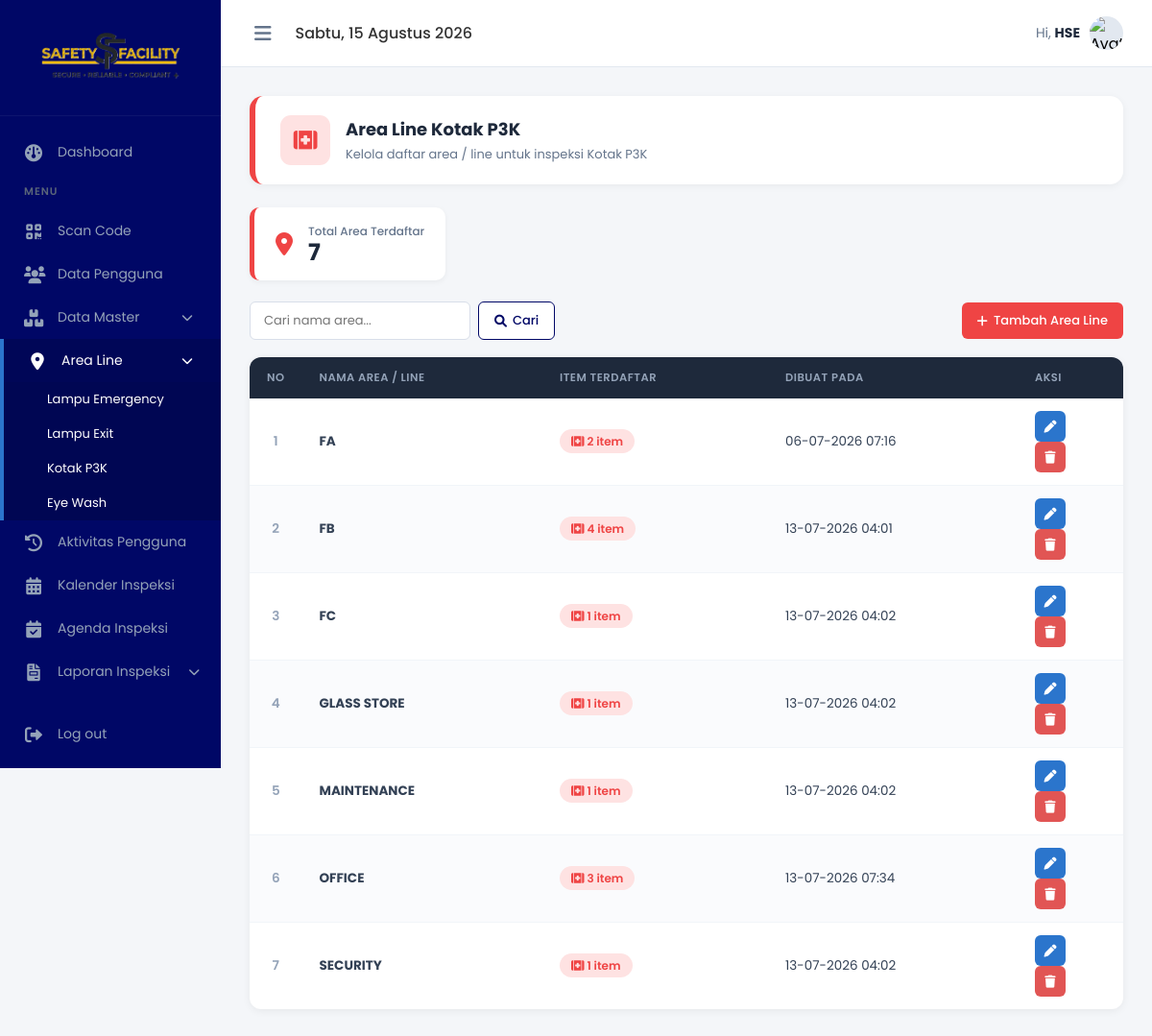
The page /admin/area_line_p3k.php (signed in) on the database its author committed.
### tables this page shows
CREATE TABLE `area_line` (
  `id_line` int(11) NOT NULL,
  `nama_line` varchar(100) NOT NULL,
  `created_at` timestamp NOT NULL DEFAULT current_timestamp(),
  `jenis` varchar(30) NOT NULL DEFAULT 'lampu_emergency'
);

### admin/area_line_p3k.php (the view, shortened to what this page needs)
<?php
global $koneksi;
mysqli_query($koneksi, "ALTER TABLE area_line ADD COLUMN IF NOT EXISTS jenis VARCHAR(30) NOT NULL DEFAULT 'lampu_emergency'");
$cari = isset($_GET['cari']) ? trim($_GET['cari']) : '';
if ($cari !== '') {
    $like = "%$cari%";
    $stmt = mysqli_prepare(
        $koneksi,
        "SELECT a.*, COUNT(m.id) as total_item
         FROM area_line a
         LEFT JOIN `master_p3k` m ON m.`line_area` = a.nama_line
         WHERE a.jenis = 'p3k' AND a.nama_line LIKE ?
         GROUP BY a.id_line ORDER BY a.nama_line ASC"
    );
    mysqli_stmt_bind_param($stmt, "s", $like);
    mysqli_stmt_execute($stmt);
    $result = mysqli_stmt_get_result($stmt);
} else {
    $result = mysqli_query(
        $koneksi,
        "SELECT a.*, COUNT(m.id) as total_item
         FROM area_line a
         LEFT JOIN `master_p3k` m ON m.`line_area` = a.nama_line
         WHERE a.jenis = 'p3k'
         GROUP BY a.id_line ORDER BY a.nama_line ASC"
    );
}
$total_line = mysqli_num_rows($result);
$dh = [
    'Sunday' => 'Minggu',
    'Monday' => 'Senin',
    'Tuesday' => 'Selasa',
    'Wednesday' => 'Rabu',
    'Thursday' => 'Kamis',
    'Friday' => 'Jumat',
    'Saturday' => 'Sabtu'
];
$db = [
    'January' => 'Januari',
    'February' => 'Februari',
    'March' => 'Maret',
    'April' => 'April',
    'May' => 'Mei',
    'June' => 'Juni',
    'July' => 'Juli',
    'August' => 'Agustus',
    'September' => 'September',
    'October' => 'Oktober',
    'November' => 'November',
    'December' => 'Desember'
];
$tanggal_format = $dh[date('l')] . ", " . date('d') . " " . $db[date('F')] . " " . date('Y');
?>
<!DOCTYPE html>
<html lang="id">
<head>
    <link rel="stylesheet" href="https://cdnjs.cloudflare.com/ajax/libs/font-awesome/6.0.0/css/all.min.css">
    <link rel="stylesheet" href="style.css">
</head>
<body>
    <aside class="sidebar" id="sidebar">
        <div class="sidebar-brand">
            <img src="../foto/logo.png" alt="Logo" class="sidebar-logo">
        </div>
        <ul class="sidebar-menu">
            <li><a href="index.php"><i class="fa-solid fa-gauge"></i> <span>Dashboard</span></a></li>
            <li class="menu-header">Menu</li>
            <li><a href="scan.php"><i class="fa-solid fa-qrcode"></i> <span>Scan Code</span></a></li>
            <li><a href="pengguna.php"><i class="fa-solid fa-users"></i> <span>Data Pengguna</span></a></li>
            <li class="has-submenu">
                <a href="javascript:void(0)" onclick="toggleSubmenu(this)">
                    <i class="fa-solid fa-boxes-stacked"></i><span>Data Master</span>
                    <i class="fa-solid fa-chevron-down submenu-icon"></i>
                </a>
            </li>
            <li class="has-submenu active">
                <a href="javascript:void(0)" onclick="toggleSubmenu(this)">
                    <i class="fa-solid fa-location-dot"></i><span>Area Line</span>
                    <i class="fa-solid fa-chevron-down submenu-icon"></i>
                </a>
                <ul class="submenu" style="display:block;">
                    <li class=""><a href="area_line_lampu_emergency.php">Lampu Emergency</a></li>
                    <li class=""><a href="area_line_lampu_exit.php">Lampu Exit</a></li>
                    <li class="active"><a href="area_line_p3k.php">Kotak P3K</a></li>
                    <li class=""><a href="area_line_eyewash.php">Eye Wash</a></li>
                </ul>
            </li>
            <li><a href="aktivitas.php"><i class="fa-solid fa-clock-rotate-left"></i> <span>Aktivitas Pengguna</span></a></li>
            <li><a href="kalender.php"><i class="fa-solid fa-calendar-days"></i> <span>Kalender Inspeksi</span></a></li>
            <li><a href="agenda.php"><i class="fa-solid fa-calendar-check"></i> <span>Agenda Inspeksi</span></a></li>
            <li class="has-submenu">
                <a href="javascript:void(0)" onclick="toggleSubmenu(this)">
                    <i class="fa-solid fa-file-invoice"></i><span>Laporan Inspeksi</span>
                    <i class="fa-solid fa-chevron-down submenu-icon"></i>
                </a>
            </li>
            <li style="margin-top:20px;"><a href="../logout.php"><i class="fa-solid fa-right-from-bracket"></i> <span>Log out</span></a></li>
        </ul>
    </aside>
    <main class="main-content">
        <header class="topbar">
            <div class="topbar-left">
                <button class="toggle-sidebar-btn" onclick="toggleSidebar()"><i class="fa-solid fa-bars"></i></button>
                <div class="topbar-date"><?= $tanggal_format; ?></div>
            </div>
            <div class="topbar-right">
                <div class="user-profile">
                    <span>Hi, <strong><?= htmlspecialchars($_SESSION['nama_lengkap']); ?></strong></span>
                    <div class="user-avatar">
                        <img src="https://images.unsplash.com/photo-1535713875002-d1d0cf377fde?q=80&w=100" alt="Avatar">
                    </div>
                </div>
            </div>
        </header>
        <section class="content-body">
            <div class="page-head">
                <div class="ph-icon"><i class="fa-solid fa-kit-medical"></i></div>
                <div class="ph-info">
                    <h2>Area Line Kotak P3K</h2>
                    <p>Kelola daftar area / line untuk inspeksi Kotak P3K</p>
                </div>
            </div>
            <div class="stat-mini">
                <i class="fa-solid fa-location-dot"></i>
                <div>
                    <h3>Total Area Terdaftar</h3>
                    <p><?= $total_line; ?></p>
                </div>
            </div>
            <div class="page-toolbar">
                <form method="GET" class="search-bar">
                    <input type="text" name="cari" placeholder="Cari nama area..." value="<?= htmlspecialchars($cari); ?>">
                    <button type="submit" class="btn btn-outline"><i class="fa-solid fa-magnifying-glass"></i> Cari</button>
                </form>
                <button class="btn btn-primary" onclick="openModal('modalTambah')">
                    <i class="fa-solid fa-plus"></i> Tambah Area Line
                </button>
            </div>
            <div class="table-card">
                <table class="area-table">
                    <thead>
                        <tr>
                            <th style="width:52px;">No</th>
                            <th>Nama Area / Line</th>
                            <th>Item Terdaftar</th>
                            <th>Dibuat Pada</th>
                            <th style="width:110px;">Aksi</th>
                        </tr>
                    </thead>
                    <tbody>
                        <?php if (mysqli_num_rows($result) > 0): ?>
                            <?php $no = 1;
                            while ($row = mysqli_fetch_assoc($result)): ?>
                                <tr>
                                    <td style="text-align:center;font-weight:600;color:#94a3b8;"><?= $no++; ?></td>
                                    <td><strong><?= htmlspecialchars($row['nama_line']); ?></strong></td>
                                    <td>
                                        <span class="badge-item">
                                            <i class="fa-solid fa-kit-medical"></i>
                                            <?= $row['total_item']; ?> item
                                        </span>
                                    </td>
                                    <td><?= date('d-m-Y H:i', strtotime($row['created_at'])); ?></td>
                                    <td class="action-icons">
                                        <a href="javascript:void(0)" class="ic-edit" title="Edit"
                                            onclick='bukaEdit(<?= json_encode(["id_line" => $row["id_line"], "nama_line" => $row["nama_line"]]); ?>)'>
                                            <i class="fa-solid fa-pen"></i>
                                        </a>
                                        <a href="area_line_p3k.php?hapus=<?= $row['id_line']; ?>" class="ic-delete" title="Hapus"
                                            onclick="return confirm('Hapus area ini? Pastikan tidak ada data yang masih menggunakannya.')">
                                            <i class="fa-solid fa-trash"></i>
                                        </a>
                                    </td>
                                </tr>
                            <?php endwhile; ?>
                        <?php endif; ?>
                    </tbody>
                </table>
            </div>
        </section>
    </main>
</body>
</html>

### admin/style.css (style rules this page uses)
* { margin: 0; padding: 0; box-sizing: border-box; font-family: 'Poppins', sans-serif; }
body { background-color: #f4f6f9; display: flex; min-height: 100vh; overflow-x: hidden; }
.sidebar { width: 230px; background-color: #000766; color: #adb5bd; display: flex; flex-direction: column; transition: width 0.3s ease; overflow-y: auto; overflow-x: hidden; height: 100vh; position: fixed; top: 0; left: 0; z-index: 100; }
.sidebar-brand { padding: 20px; display: flex; align-items: center; justify-content: center; color: #fff; border-bottom: 1px solid rgba(255, 255, 255, 0.05); white-space: nowrap; }
.sidebar-logo { max-width: 85%; height: auto; transition: all 0.3s ease; }
.sidebar-menu { padding: 15px 0; list-style: none; flex-grow: 1; }
.menu-header { padding: 10px 25px; font-size: 11px; text-transform: uppercase; letter-spacing: 1px; color: #596579; font-weight: 600; white-space: nowrap; transition: opacity 0.2s; }
.sidebar-menu li a { display: flex; align-items: center; gap: 15px; padding: 12px 25px; color: #94a3b8; text-decoration: none; font-size: 14px; transition: all 0.3s; white-space: nowrap; }
.sidebar-menu li a i { font-size: 18px; width: 20px; text-align: center; flex-shrink: 0; }
.sidebar-menu li a span { transition: opacity 0.2s; }
.sidebar-menu li a:hover, .sidebar-menu li.active a { background-color: rgba(255, 255, 255, 0.02); color: #fff; }
.sidebar-menu li.active a { border-left: 4px solid #2b75cc; background-color: rgba(0, 0, 0, 0.15); }
.main-content { flex-grow: 1; display: flex; flex-direction: column; min-width: 0; margin-left: 230px; transition: margin-left 0.3s ease; }
.topbar { background-color: #fff; height: 70px; display: flex; align-items: center; justify-content: space-between; padding: 0 30px; border-bottom: 1px solid #e2e8f0; }
.topbar-left { display: flex; align-items: center; gap: 20px; }
.toggle-sidebar-btn { font-size: 20px; color: #64748b; cursor: pointer; background: none; border: none; outline: none; padding: 5px; display: flex; align-items: center; justify-content: center; transition: color 0.2s; }
.topbar-date { font-size: 16px; color: #333; font-weight: 500; }
.topbar-right { display: flex; align-items: center; gap: 25px; }
.user-profile { display: flex; align-items: center; gap: 10px; cursor: pointer; }
.user-profile span { font-size: 14px; color: #64748b; }
.user-profile strong { color: #1e293b; }
.user-avatar { width: 35px; height: 35px; background-color: #e2e8f0; border-radius: 50%; display: flex; align-items: center; justify-content: center; overflow: hidden; }
.user-avatar img { width: 100%; height: 100%; object-fit: cover; }
.content-body { padding: 30px; flex-grow: 1; position: relative; }
.submenu { display: none; list-style: none; background: rgba(0, 0, 0, 0.05); margin: 0; padding: 0; }
.submenu li a { display: flex; align-items: center; padding: 8px 15px 8px 45px !important; font-size: 13px !important; color: #444; text-decoration: none; transition: background 0.2s; }
.submenu-icon { margin-left: auto; font-size: 12px !important; transition: transform 0.3s ease; }
.has-submenu>a { display: flex; align-items: center; width: 100%; }
.main-content { animation: fadeIn 0.4s ease-out; }
.content-body { animation: slideInUp 0.5s cubic-bezier(0.16, 1, 0.3, 1); }
.shortcut-card, .stat-card, .table-action-btn, button, a { transition: all 0.2s ease-in-out !important; }

### rows shown on the page
area_line: nama_line "FA", total_item "2", created_at "06-07-2026 07:16"
area_line: nama_line "FB", total_item "4", created_at "13-07-2026 04:01"
area_line: nama_line "FC", total_item "1", created_at "13-07-2026 04:02"
area_line: nama_line "GLASS STORE", total_item "1", created_at "13-07-2026 04:02"
area_line: nama_line "MAINTENANCE", total_item "1", created_at "13-07-2026 04:02"
area_line: nama_line "OFFICE", total_item "3", created_at "13-07-2026 07:34"
area_line: nama_line "SECURITY", total_item "1", created_at "13-07-2026 04:02"

### other values the page prints
$_SESSION['nama_lengkap'] "HSE"
$total_line "7"
